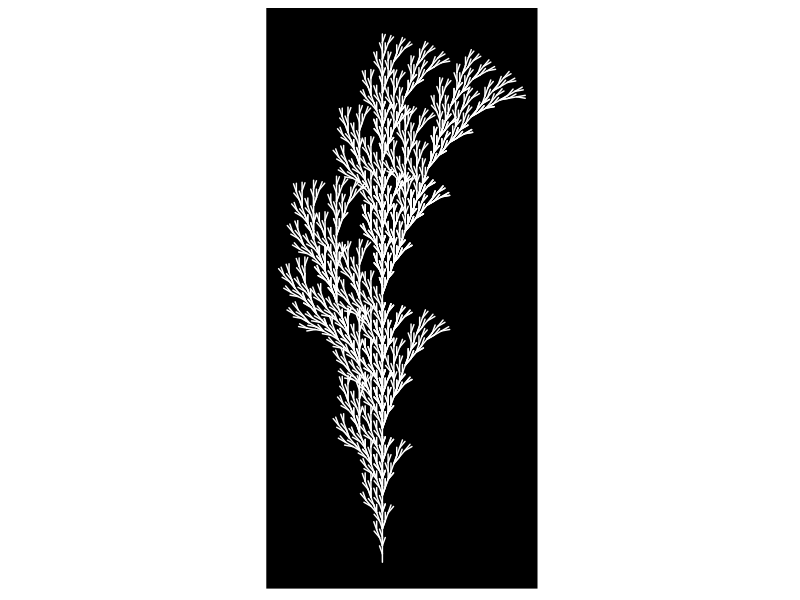

Recreate this plot in R.
library(gsubfn)
library(stringr)
library(dplyr)
library(ggplot2)

#Plant 1
axiom="F"
rules=list("F"="FF-[-F+F+F]+[+F-F-F]")
angle=22.5
depth=4

#Plant 2
axiom="X"
rules=list("X"="F[+X][-X]FX", "F"="FF")
angle=25.7
depth=7

#Plant 3
axiom="X"
rules=list("X"="F[+X]F[-X]+X", "F"="FF")
angle=20
depth=7

#Plant 4
axiom="X"
rules=list("X"="F-[[X]+X]+F[+FX]-X", "F"="FF")
angle=22.5
depth=5

#Plant 5
axiom="F"
rules=list("F"="F[+F]F[-F]F")
angle=25.7
depth=5

#Plant 6
axiom="F"
rules=list("F"="F[+F]F[-F][F]")
angle=20
depth=5


for (i in 1:depth) axiom=gsubfn(".", rules, axiom)

actions=str_extract_all(axiom, "\\d*\\+|\\d*\\-|F|L|R|\\[|\\]|\\|") %>% unlist

status=data.frame(x=numeric(0), y=numeric(0), alfa=numeric(0))
points=data.frame(x1 = 0, y1 = 0, x2 = NA, y2 = NA, alfa=90, depth=1)


for (action in actions) 
{
  if (action=="F")
  {
    x=points[1, "x1"]+cos(points[1, "alfa"]*(pi/180))
    y=points[1, "y1"]+sin(points[1, "alfa"]*(pi/180))
    points[1,"x2"]=x
    points[1,"y2"]=y
    data.frame(x1 = x, y1 = y, x2 = NA, y2 = NA, 
               alfa=points[1, "alfa"],
               depth=points[1,"depth"]) %>% rbind(points)->points
  }
  if (action %in% c("+", "-")){
    alfa=points[1, "alfa"]
    points[1, "alfa"]=eval(parse(text=paste0("alfa",action, angle)))
  }
  if(action=="["){ 
    data.frame(x=points[1, "x1"], y=points[1, "y1"], alfa=points[1, "alfa"]) %>% 
      rbind(status) -> status
    points[1, "depth"]=points[1, "depth"]+1
  }
  
  if(action=="]"){ 
    depth=points[1, "depth"]
    points[-1,]->points
    data.frame(x1=status[1, "x"], y1=status[1, "y"], x2=NA, y2=NA, 
               alfa=status[1, "alfa"],
               depth=depth-1) %>% 
      rbind(points) -> points
    status[-1,]->status
  }
}

ggplot() + 
  geom_segment(aes(x = x1, y = y1, xend = x2, yend = y2), 
               lineend = "round", 
               colour="white",
               data=na.omit(points)) + 
  coord_fixed(ratio = 1) +
  theme(legend.position="none",
        panel.background = element_rect(fill="black"),
        panel.grid=element_blank(),
        axis.ticks=element_blank(),
        axis.title=element_blank(),
        axis.text=element_blank())
